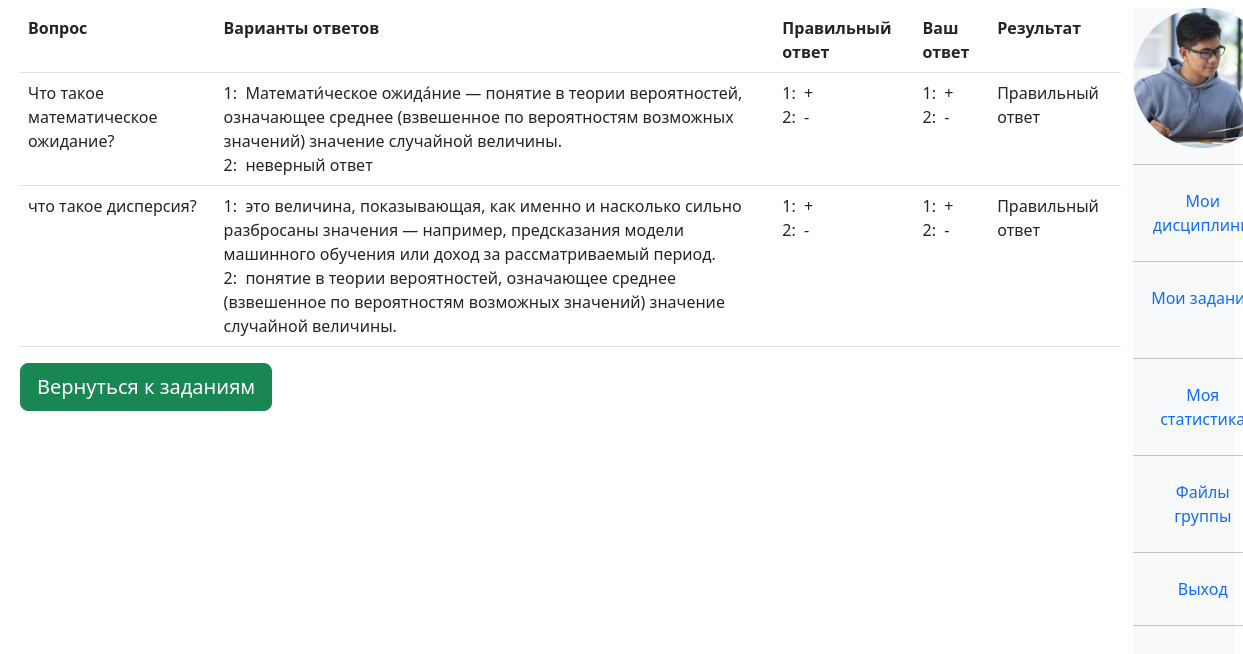
Page /test/show_result_table/29 (signed in) on the committed database.
### univ_app/models.py (models this page shows, shortened)
class Question(models.Model):
    question = models.TextField(default = "")
    answered_correctly = models.BooleanField(default = False)
    related_test = models.ForeignKey("Test", on_delete=models.CASCADE, null=True )
    def __str__(self):
        return self.question

class Answer(models.Model):
    answer = models.CharField(max_length=1000)
    was_chosen = models.BooleanField(default=False)
    is_right = models.BooleanField(default=False)
    related_question = models.ForeignKey("Question", on_delete=models.CASCADE, null = True)
    def __str__(self):
        return self.answer

class GivenAnswer(models.Model):
    related_answered_question = models.ForeignKey ("AnsweredQuestion", on_delete = models.CASCADE, null = True)
    checked = models.BooleanField(default = False)

class AnsweredQuestion(models.Model):
    related_taken_test = models.ForeignKey ("TakenTest", on_delete = models.CASCADE, null = True)
    related_question = models.ForeignKey ("Question", on_delete = models.CASCADE, null = True)
    correct = models.BooleanField(default = False)

### univ_app/decorators.py (the view)
        def wrapper(request, *args, **kwargs):
            group = None
            if request.user.groups.exists():
                group = request.user.groups.all()[0].name
            if group in allowed_groups:
                return view_func(request, *args, **kwargs)
            else:
                return HttpResponse("У вас нет прав доступа к этой странице")

### univ_app/templatetags/user_tags.py (called while the page is built)
@register.filter(name='has_group')
def has_group(user, group_name):
    return user.groups.filter(name=group_name).exists()

### templates/tester/take_test/show_result_table.html
{%extends "base.html"%}
{%block show_result_table%}
<table class = "table">
  <tr>
    <th>Вопрос</th>
    <th>Варианты ответов</th>
    <th>Правильный ответ</th>
    <th>Ваш ответ</th>
    <th>Результат</th>
  </tr>
  {% for zipped in all_zipped %}
  <tr>
    <td>{{zipped.0}}</td>
    <td>
      {% for ans in zipped.1%}
        {{forloop.counter}}:  {{ans}}
        <br>
      {%endfor%}
    </td>
    <td>
      {% for ans in zipped.1%}
        {{forloop.counter}}:  {{ans.is_right|yesno:"+,-, "}}
        <br>
      {%endfor%}
    </td>
    <td>
      {% for ans in zipped.2%}
        {{forloop.counter}}:  {{ans.checked|yesno:"+,-, "}}
        <br>
      {%endfor%}
    </td>
    <td>
      {{zipped.3.correct|yesno:"Правильный ответ, Неправильный ответ"}}
    </td>
  </tr>
  {% endfor %}
</table>
<a href = "{%url 's_tasks'%}" class = "btn btn-success btn-lg">Вернуться к заданиям</a>
{%endblock%}

### univ_app/static/univ_app/css/base.css (style rules this page uses)
body { background: white; }

### templates/base.html (style rules this page uses)
body { background-color:white; }

### rows in the picture
Question: question "Что такое математическое ожидание?", correct "Правильный ответ"
Answer: answer "Математи́ческое ожида́ние — понятие в теории вероятностей, означающее среднее (взвешенное по вероятностям возможных значений) значение случайной величины.", is_right "+"
Answer: answer "неверный ответ", is_right "-"
GivenAnswer: checked "+"
GivenAnswer: checked "-"
Question: question "что такое дисперсия?", correct "Правильный ответ"
Answer: answer "это величина, показывающая, как именно и насколько сильно разбросаны значения — например, предсказания модели машинного обучения или доход за рассматриваемый период.", is_right "+"
Answer: answer "понятие в теории вероятностей, означающее среднее (взвешенное по вероятностям возможных значений) значение случайной величины.", is_right "-"
GivenAnswer: checked "+"
GivenAnswer: checked "-"
